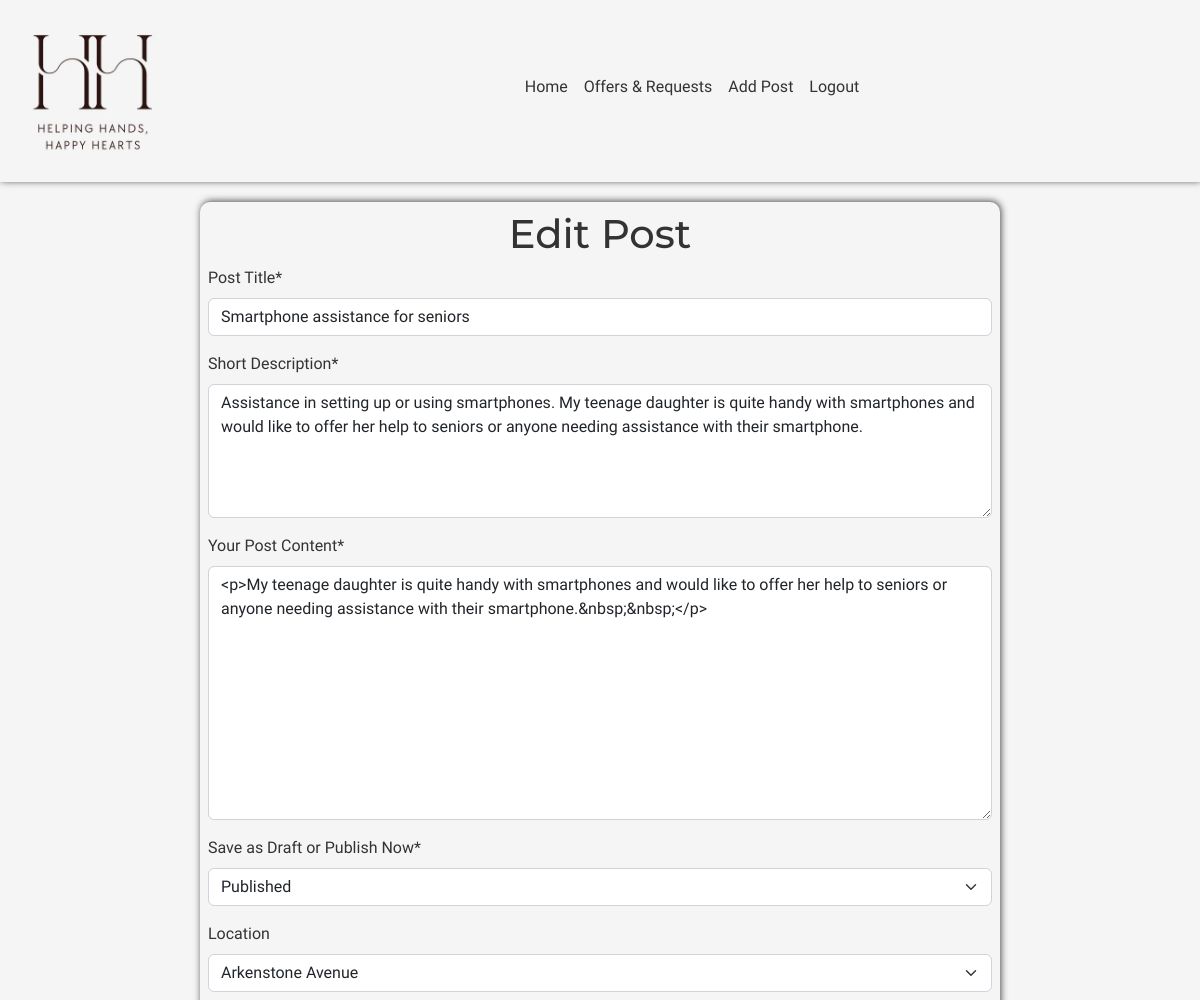
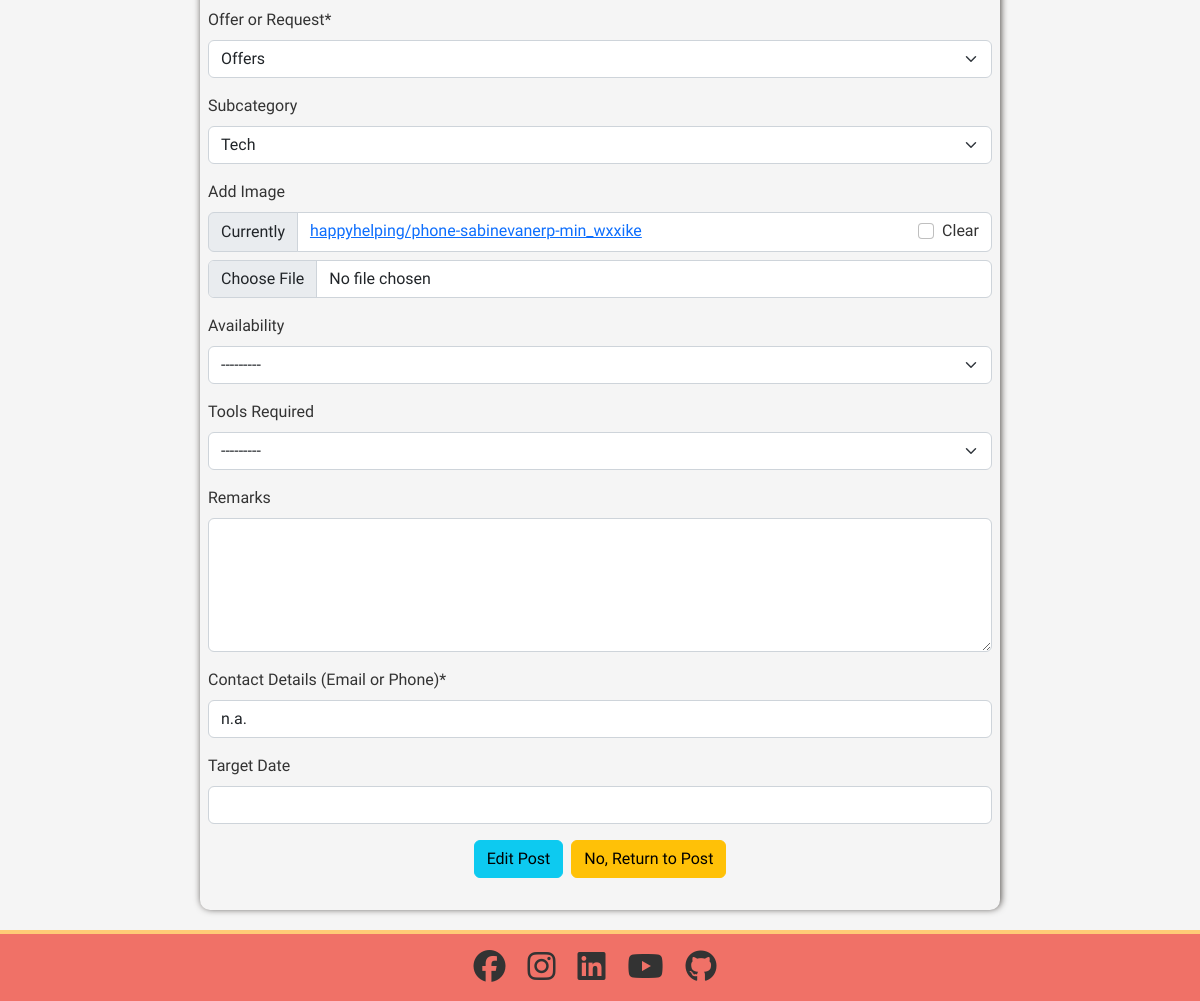
The app's page /board/edit/smartphone-assistance-for-seniors/ (signed in) with its own data (2 pictures, top to bottom).
### board/models.py (models this page shows, shortened)
class Post(models.Model):
    author = models.ForeignKey(
        User, related_name="post_owner", on_delete=models.CASCADE
    )
    title = models.CharField(max_length=40, null=False, blank=False)
    slug = AutoSlugField(populate_from="title", always_update=True, unique=True)
    excerpt = models.CharField(max_length=100, null=False, blank=False)
    content = RichTextField(max_length=5000, null=False, blank=False)
    published_date = models.DateTimeField(auto_now_add=True)
    edited_date = models.DateTimeField(auto_now=True)
    status = models.IntegerField(choices=STATUS, default=0)
    location = models.ForeignKey(
        Location,
        related_name="post_location",
        null=True,
        blank=True,
        on_delete=models.SET_NULL,
    )
    category = models.ForeignKey(
        Category,
        related_name="post_category",
        null=False,
        blank=False,
        on_delete=models.CASCADE,
    )
    subcategory = models.ForeignKey(
        Subcategory,
        related_name="post_subcategory",
        null=True,
        blank=True,
        on_delete=models.SET_NULL,
    )
    post_image = ResizedImageField(
        size=[400, None],
        upload_to="happyhelping/",
        null=True,
        blank=True,
        quality=75,
        force_format="webp",
    )
    availability = models.CharField(
        max_length=20, choices=AVAILABILITY_CHOICES, null=True, blank=True
    )
    tools_required = models.CharField(
        max_length=50, choices=TOOLS_REQUIRED, null=True, blank=True
    )
    remarks = models.TextField(max_length=250, null=True, blank=True)
    contact_details = models.CharField(max_length=250, null=False, blank=False)
    target_date = models.DateField(null=True, blank=True)
    likes = models.ManyToManyField(User, blank=True, related_name="liked_post")
    class Meta:
        ordering = ["-published_date"]

class Location(models.Model):
    LOCATION = [
        ("AA", "Arkenstone Avenue"),
        ("BB", "Buckleberry Bend"),
        ("CC", "Cobblestone Crossing"),
        ("EE", "Elderberry End"),
        ("FF", "Foxglove Field"),
        ("HH", "Harvest Hollow"),
        ("MM", "Marigold Mews"),
        ("OO", "Old Oak End"),
        ("PP", "Primrose Path"),
        ("RR", "Redleaf Rise"),
        ("SS", "Shirebrook Springs"),
        ("WW", "Windrush Way"),
    ]
    location = models.CharField(max_length=50, choices=LOCATION)
    def __str__(self):
        return (
            self.get_location_display()
        )  # get_location_display returns "human-readable" value

### board/views.py (the view, shortened to what this page needs)
# urls.py: path("edit/<slug:slug>/", views.EditPost.as_view(), name="edit_post"),
class EditPost(LoginRequiredMixin, UserPassesTestMixin, UpdateView):
    template_name = "board/edit_post.html"
    model = Post
    form_class = PostForm
    def test_func(self):
        return self.request.user == self.get_object().author
    def get_context_data(self, **kwargs):
        kwargs.update({"post": self.object})
        return super(EditPost, self).get_context_data(**kwargs)

### board/models.py (called while the page is built)
    def __str__(self):
        return (
            self.get_category_display()
        )  # get_category_display returns "human-readable" value

    def __str__(self):
        return (
            self.get_subcategory_display()
        )  # get_subcategory_display returns "human-readable" value

### board/templates/board/edit_post.html (shortened to what this page needs)
{% extends 'base.html' %}
{% load i18n %}
{% load crispy_forms_tags %}
{% block content %}
<div class="container-fluid">
    <div class="row">
        <div class="col-xs-12 col-sm-10 col-xl-8 form p-2">
            <form method="POST" enctype="multipart/form-data">
                <h1 class="text-center">Edit Post</h1>
                {{ form|crispy }}
                <div class="d-flex flex-wrap justify-content-center gap-2 mb-4">
                    <input type="submit" value="Edit Post" class="btn btn-info col-xs-8 col-s-6">
                    <a href="{% url 'post_detail' post.slug %}" class="btn btn-warning col-xs-8 col-s-6">No, Return to Post</a>
                </div>
            </form>
        </div>
    </div>
</div>
{% endblock %}

### static/css/base.css (style rules this page uses)
:root { --black: #333333; --off-white: #F5F5F5; --warm-white: #FEF9EF; --coral: #F07167; --blue: #227C9D; --yellow: #FFCB77; --blue-box-shadow: 1px -1px 7px 0 rgba(34, 124, 157, 0.75); --black-box-shadow: 1px -1px 7px 0 #4E4A47; --border: 1px solid #4E4A47; }
* { margin: 0; padding: 0; box-sizing: border-box; font-family: "Work Sans", sans-serif; color: var(--black); }
html, body { height: 100%; }
body { display: flex; flex-direction: column; }
h1, h2, h3, h4, h5, h6 { font-family: "Montserrat", sans-serif; }
.form { margin: 20px auto; box-shadow: var(--black-box-shadow); border-radius: 10px; display: block; }

### records on screen
Post: title "Smartphone assistance for seniors", excerpt "Assistance in setting up or using smartphones. My teenage daughter is quite handy with smartphones and would like to offer her help to seniors or anyone needing assistance with their smartphone.", content "<p>My teenage daughter is quite handy with smartphones and would like to offer her help to seniors or anyone needing assistance with their smartphone.&nbsp;&nbsp;</p>", status "Published", category "Offers", subcategory "Tech", availability "---------", tools_required "---------", contact_details "n.a."
Location: location "Arkenstone Avenue"
